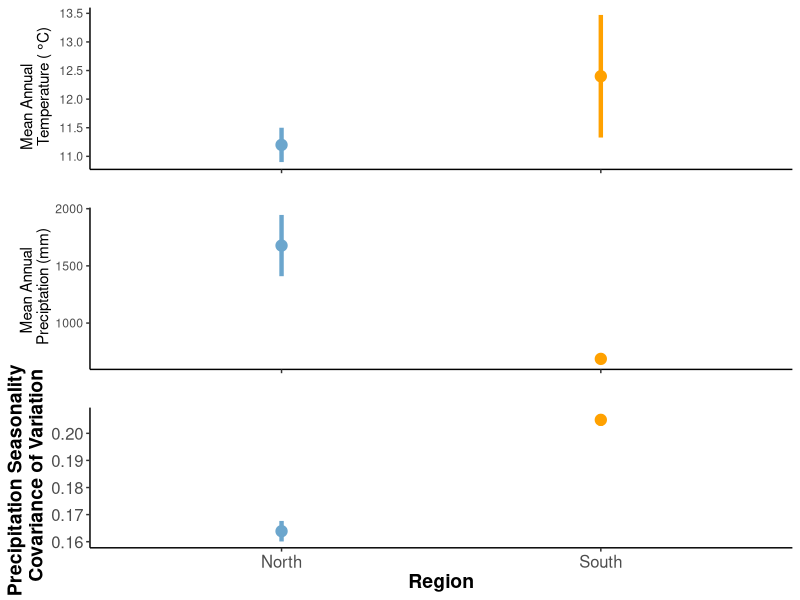

Source code (R):
###### graph of regional differences ######
library(tidyverse)
library(ggplot2)

clim <- read.csv("Data/climate.csv")

plot_MAP <- clim %>% 
  group_by(Region) %>% 
  summarize(se=sd(MAP)/3,MAP=mean(MAP)) %>%  
            ggplot( aes(x=Region, y=MAP, colour = Region))+
  geom_point(size=3.5)+
  geom_errorbar(aes(ymin=MAP-se, ymax=MAP+se),size=1.5,width=0)+
  scale_y_continuous(name="Mean Annual \n Preciptation (mm)")+
  scale_x_discrete(name= "")+
  scale_color_manual(values= c("South"="#FFA100", "North"="skyblue3"))+
  scale_fill_manual(values= c("South"="#FFA100", "North"="skyblue3"))+
  theme_classic() +
  theme(axis.text.x=element_blank())+
  theme(legend.position = "none")
  

plot_MAT <- clim %>% 
  group_by(Region) %>% 
  summarize(se=sd(MAT)/3,MAT=mean(MAT)) %>%  
  ggplot( aes(x=Region, y=MAT, colour = Region))+
  geom_point(size=3.5)+
  geom_errorbar(aes(ymin=MAT-se, ymax=MAT+se),size=1.5,width=0)+
  scale_y_continuous(name=expression("Mean Annual\n Temperature ("*~degree*"C)")) +  
  scale_x_discrete(name= "")+
  scale_color_manual(values= c("South"="#FFA100", "North"="skyblue3"))+
  scale_fill_manual(values= c("South"="#FFA100", "North"="skyblue3"))+
  theme_classic() +
  theme(axis.text.x=element_blank())+
  theme(legend.position = "none")
  
  

plot_bio <- clim %>% 
  group_by(Region) %>% 
  summarize(se=sd(CVI)/3,CVI=mean(CVI)) %>%  
  ggplot( aes(x=Region, y=CVI, colour = Region))+
  geom_point(size=3.5)+
  geom_errorbar(aes(ymin=CVI-se, ymax=CVI+se),size=1.5, width=0)+
  scale_y_continuous(name="Precipitation Seasonality \n Covariance of Variation")+
  scale_x_discrete(name= "Region")+
  scale_color_manual(values= c("South"="#FFA100", "North"="skyblue3"))+
  scale_fill_manual(values= c("South"="#FFA100", "North"="skyblue3"))+
  theme_classic() +
  theme(axis.text=element_text(size=12),
        axis.title=element_text(size=14,face="bold"))+
  theme(legend.position = "none")
  
library(cowplot)

plot_grid(plot_MAT, plot_MAP, plot_bio, ncol=1, axis = "l", align = "v")
